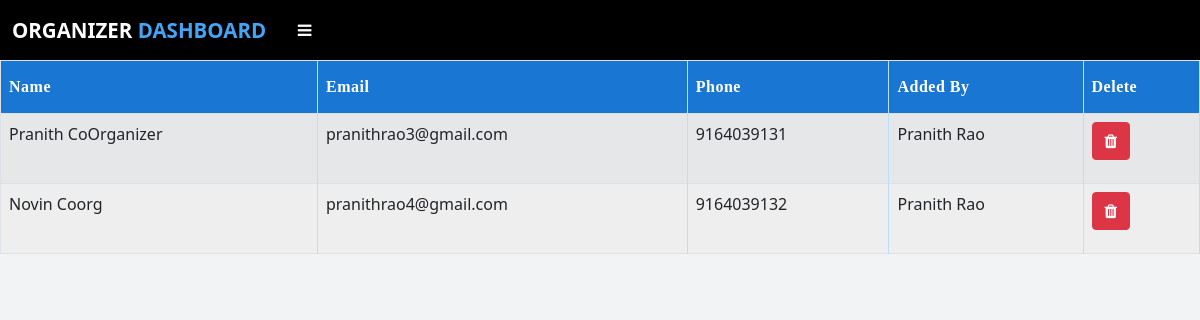
The page /view_coOrganizer (signed in) on the database as committed earlier.
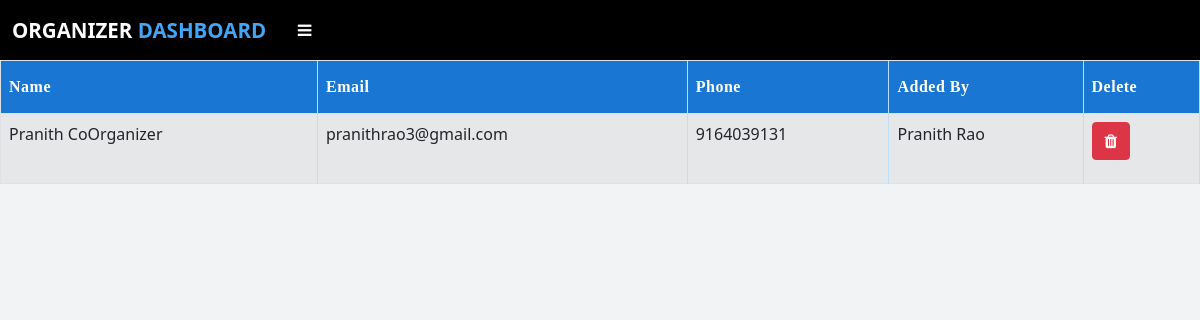
The same page on the database as committed later.
### app.py (models this page shows, shortened)
class Coorganizer(db.Model):
    id = db.Column(db.Integer,primary_key=True)
    name = db.Column(db.String(50),nullable=False)
    email = db.Column(db.String(100),nullable=False,unique=True)
    phone = db.Column(db.String(11), nullable=False, unique=True)
    password = db.Column(db.String(255),nullable=False)
    organizer = db.Column(db.String(50),nullable=False)
    coorg_id=db.relationship('Event',cascade="all,delete",backref='owner1')
    jcoorg_id=db.relationship('Judge',cascade="all,delete",backref='owner1j')

### app.py (the view)
@app.route("/view_coOrganizer")
def view_coOrganizer():
    if 'organizer' in session:
        coorgs = Coorganizer.query.all()
        return render_template('view_coOrganizer.html',data=coorgs)
    else:
        flash("Session Expired","error")
        return redirect(url_for('organizer_log'))

### templates/view_coOrganizer.html (shortened to what this page needs)
{% extends "organizer_layout.html" %}
{% block head %} {{ super() }}
{% endblock %}
{% block content %} {% if data %}
<div class="table-responsive">
  <table class="table table-striped table-bordered" >
    <thead class="thead-dark">
      <tr>
        <th scope="col">Name</th>
        <th scope="col">Email</th>
        <th scope="col">Phone</th>
        <th scope="col">Added By</th>
        <th scope="col">Delete</th>
      </tr>
    </thead>
    <tbody>
      {% for i in data %}
      <tr>
        <td>{{i.name}}</td>
        <td>{{i.email}}</td>
        <td>{{i.phone}}</td>
        <td>{{i.organizer}}</td>
        <td>
          <a onclick="delCoOrganizer('{{ i.id }}')"
            ><button class="btn btn-danger" type="submit" name="del">
              <i class="fa fa-trash"></i></button
          ></a>
        </td>
      </tr>
      {% endfor %}{% else %}
      <h2 class="text-center mt-5 fw-bold text-uppercase">
        No Co-Organizer Added
      </h2>
      {% endif %}
    </tbody>
  </table>
</div>
{% endblock %}

### templates/organizer_layout.html (shortened to what this page needs)
<!DOCTYPE html>
<html lang="en">
  <head>
    {% block head %}
    <link
      href="https://cdn.jsdelivr.net/npm/bootstrap@5.0.0/dist/css/bootstrap.min.css"
      rel="stylesheet"
    />
    <link
      rel="stylesheet"
      href="https://cdnjs.cloudflare.com/ajax/libs/font-awesome/4.7.0/css/font-awesome.min.css"
    />
    <link
      rel="stylesheet"
      href="https://cdnjs.cloudflare.com/ajax/libs/animate.css/4.1.1/animate.min.css"
    />
    {% endblock %}
  </head>
  <body>
    <nav
      class="navbar navbar-expand-lg navbar-light"
      style="background-color: #000000; height: 60px"
      id="navbar"
    >
      <div class="container-fluid">
        <a class="navbar-brand" href="#"
          ><h3 id="text1">Organizer <span>Dashboard</span></h3></a
        >
        <button
          type="button"
          id="sidebarCollapse"
          class="btn btn-darks me-auto"
          onclick="openNav()"
        >
          <i class="fa fa-bars" aria-hidden="true"></i>
        </button>
      </div>
    </nav>
    <div id="content">{% block content %} {% endblock %}</div>
  </body>
</html>

### templates/view_coOrganizer.html (style rules this page uses)
table { font-family: "Roboto" sans-serif; border-collapse: collapse; width: 100%; }
.table th { padding-top: 14px; padding-bottom: 14px; text-align: left; background-color: #1976d2; color: white; letter-spacing: 0.5px; user-select: none; border-right: 0.5px solid #bbdefb; font-family: Bahnschrift SemiBold; }
table td { border-right: 0.5px solid #bbdefb; height: 70px; }
table td, table th { border-bottom: 0.5px solid #bbdefb; }

### templates/organizer_layout.html (style rules this page uses)
body { font-family: "Roboto" sans-serif; background-color: #f2f3f4; }
* { margin: 0; padding: 0; text-decoration: none; list-style: none; }
#text1 { color: #fff; margin: 0; text-transform: uppercase; font-size: 20.5px; font-weight: 750; }
#text1 span { color: #42a5f5; }
#sidebarCollapse { color: white; width: 45px; }

Rows that differ between the two databases and show on the page:
removed Coorganizer: name "Novin Coorg", email "pranithrao4@gmail.com", phone "9164039132", organizer "Pranith Rao"
